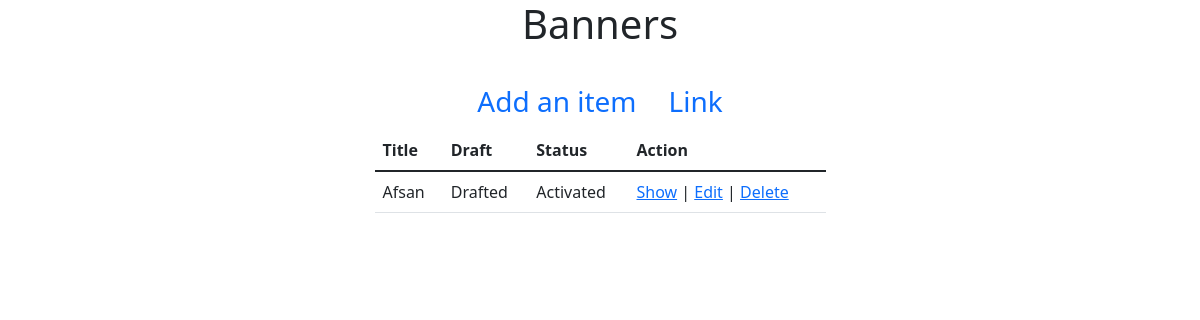
Before: /admin/Banner/index.php with the older database file.
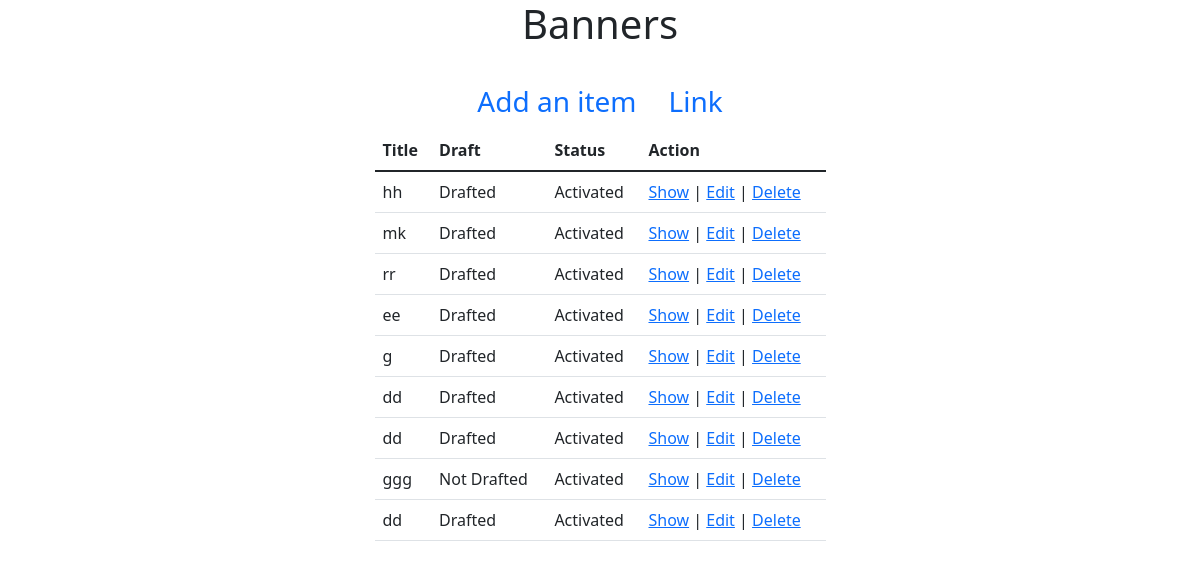
After: the same page with the newer database file.
### tables this page shows
CREATE TABLE `banners` (
  `id` int(11) NOT NULL,
  `title` varchar(55) NOT NULL,
  `link` varchar(255) NOT NULL,
  `promotional_message` varchar(255) DEFAULT NULL,
  `html_banner` varchar(255) NOT NULL,
  `is_active` tinyint(4) NOT NULL DEFAULT '0',
  `is_draft` tinyint(4) NOT NULL DEFAULT '0',
  `picture` varchar(55) DEFAULT NULL,
  `created_at` datetime NOT NULL DEFAULT CURRENT_TIMESTAMP,
  `modified_at` datetime NOT NULL DEFAULT CURRENT_TIMESTAMP
);

### src/Banner.php (called while the page is built, shortened)
<?php
class Banner
{
    public $conn=null;
    public function __construct()
    {
        $this->conn = new PDO("mysql:host=localhost;dbname=ecommerceseip", 'root', '');
        $this->conn->setAttribute(PDO::ATTR_ERRMODE, PDO::ERRMODE_EXCEPTION);
    }
 public function index(){
     $query = "SELECT * FROM `banners`";
     $stmt = $this->conn->prepare($query);
     $result = $stmt->execute();
     $banners = $stmt->fetchAll();
     return $banners;
 }
}

### admin/Banner/index.php (the view, shortened to what this page needs)
<?php
$_banner= new Banner();
$banners = $_banner->index();
?>
<!doctype html>
<html lang="en">
<head>
    <link href="https://cdn.jsdelivr.net/npm/bootstrap@5.1.3/dist/css/bootstrap.min.css" rel="stylesheet">
</head>
<body>
<section>
    <div class="container">
        <div class="row justify-content-center">
            <div class="col-md-5">
                <h1 class="text-center mb-4">Banners</h1>
                <ul class="nav justify-content-center fs-3">
                    <li class="nav-item">
                        <a class="nav-link active" aria-current="page" href="create.php">
                            Add an item
                        </a>
                    </li>
                    <li class="nav-item">
                        <a class="nav-link" href="#">Link</a>
                    </li>
                </ul>
                <table class="table">
                    <thead>
                    <tr>
                        <th scope="col">Title</th>
                        <th scope="col">Draft</th>
                        <th scope="col">Status</th>
                        <th scope="col">Action</th>
                    </tr>
                    </thead>
                    <tbody>
                    <?php
                    if (count($banners) > 0):
                        foreach ($banners as $banner):
                            ?>
                            <tr>
                                <td><?= $banner['title']?></td>
                                <td><?= $banner['is_draft'] ? 'Drafted' : 'Not Drafted'?></td>
                                <td><?= $banner['is_active'] ? 'Activated' : 'Deactivated'?></td>
                                <td><a href="show.php?id=<?=$banner['id'];?>">Show</a>
                                    |
                                    <a href="edit.php?id=<?=$banner['id'];?>">Edit</a>
                                    |
                                    <a href="delete.php?id=<?=$banner['id'];?>"
                                       onclick="return confirm('Are you sure you want to delete?')">
                                        Delete
                                    </a>
                                </td>
                            </tr>
                        <?php
                        endforeach;
                    endif;
                    ?>
                    </tbody>
                </table>
            </div>
        </div>
    </div>
</section>
</body>
</html>

Changed rows visible on the page:
removed banners: title "Afsan", is_draft "Drafted", is_active "Activated"
added banners: title "hh", is_draft "Drafted", is_active "Activated"
added banners: title "mk", is_draft "Drafted", is_active "Activated"
added banners: title "rr", is_draft "Drafted", is_active "Activated"
added banners: title "ee", is_draft "Drafted", is_active "Activated"
added banners: title "g", is_draft "Drafted", is_active "Activated"
added banners: title "dd", is_draft "Drafted", is_active "Activated"
added banners: title "dd", is_draft "Drafted", is_active "Activated"
added banners: title "ggg", is_draft "Not Drafted", is_active "Activated"
added banners: title "dd", is_draft "Drafted", is_active "Activated"
